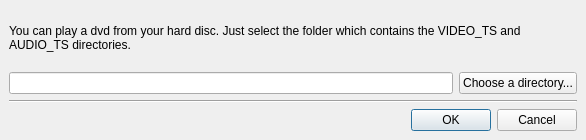
<ui version="4.0" >
 <class>InputDVDDirectory</class>
 <widget class="QDialog" name="InputDVDDirectory" >
  <property name="geometry" >
   <rect>
    <x>0</x>
    <y>0</y>
    <width>586</width>
    <height>140</height>
   </rect>
  </property>
  <property name="windowTitle" >
   <string>UMPlayer - Play a DVD from a folder</string>
  </property>
  <property name="modal" >
   <bool>true</bool>
  </property>
  <layout class="QVBoxLayout" >
   <property name="margin" >
    <number>9</number>
   </property>
   <property name="spacing" >
    <number>6</number>
   </property>
   <item>
    <widget class="QLabel" name="intro_text" >
     <property name="sizePolicy" >
      <sizepolicy>
       <hsizetype>7</hsizetype>
       <vsizetype>5</vsizetype>
       <horstretch>0</horstretch>
       <verstretch>0</verstretch>
      </sizepolicy>
     </property>
     <property name="text" >
      <string>You can play a dvd from your hard disc. Just select the folder which contains the VIDEO_TS and AUDIO_TS directories.</string>
     </property>
     <property name="alignment" >
      <set>Qt::AlignVCenter</set>
     </property>
     <property name="wordWrap" >
      <bool>true</bool>
     </property>
    </widget>
   </item>
   <item>
    <layout class="QHBoxLayout" >
     <property name="margin" >
      <number>0</number>
     </property>
     <property name="spacing" >
      <number>6</number>
     </property>
     <item>
      <widget class="QLineEdit" name="dvd_directory_edit" >
       <property name="sizePolicy" >
        <sizepolicy>
         <hsizetype>7</hsizetype>
         <vsizetype>0</vsizetype>
         <horstretch>0</horstretch>
         <verstretch>0</verstretch>
        </sizepolicy>
       </property>
      </widget>
     </item>
     <item>
      <widget class="QPushButton" name="searchButton" >
       <property name="text" >
        <string>Choose a directory...</string>
       </property>
      </widget>
     </item>
    </layout>
   </item>
   <item>
    <widget class="Line" name="line1" >
     <property name="sizePolicy" >
      <sizepolicy>
       <hsizetype>7</hsizetype>
       <vsizetype>0</vsizetype>
       <horstretch>0</horstretch>
       <verstretch>0</verstretch>
      </sizepolicy>
     </property>
     <property name="frameShape" >
      <enum>QFrame::HLine</enum>
     </property>
     <property name="frameShadow" >
      <enum>QFrame::Sunken</enum>
     </property>
     <property name="orientation" >
      <enum>Qt::Horizontal</enum>
     </property>
    </widget>
   </item>
   <item>
    <layout class="QHBoxLayout" >
     <property name="margin" >
      <number>0</number>
     </property>
     <property name="spacing" >
      <number>6</number>
     </property>
     <item>
      <spacer>
       <property name="orientation" >
        <enum>Qt::Horizontal</enum>
       </property>
       <property name="sizeHint" >
        <size>
         <width>40</width>
         <height>20</height>
        </size>
       </property>
      </spacer>
     </item>
     <item>
      <widget class="QDialogButtonBox" name="buttonBox" >
       <property name="orientation" >
        <enum>Qt::Horizontal</enum>
       </property>
       <property name="standardButtons" >
        <set>QDialogButtonBox::Cancel|QDialogButtonBox::NoButton|QDialogButtonBox::Ok</set>
       </property>
      </widget>
     </item>
    </layout>
   </item>
  </layout>
 </widget>
 <layoutdefault spacing="6" margin="11" />
 <resources/>
 <connections>
  <connection>
   <sender>buttonBox</sender>
   <signal>accepted()</signal>
   <receiver>InputDVDDirectory</receiver>
   <slot>accept()</slot>
   <hints>
    <hint type="sourcelabel" >
     <x>468</x>
     <y>185</y>
    </hint>
    <hint type="destinationlabel" >
     <x>286</x>
     <y>132</y>
    </hint>
   </hints>
  </connection>
  <connection>
   <sender>buttonBox</sender>
   <signal>rejected()</signal>
   <receiver>InputDVDDirectory</receiver>
   <slot>reject()</slot>
   <hints>
    <hint type="sourcelabel" >
     <x>468</x>
     <y>185</y>
    </hint>
    <hint type="destinationlabel" >
     <x>286</x>
     <y>132</y>
    </hint>
   </hints>
  </connection>
 </connections>
</ui>
